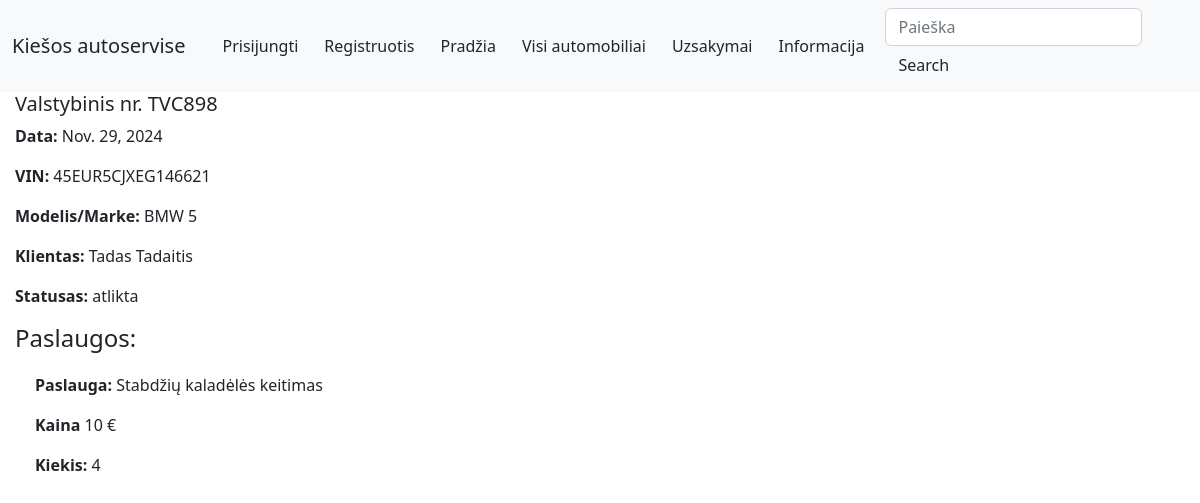
/autoservice/uzsakymai/5, run on an earlier commit of the app's database.
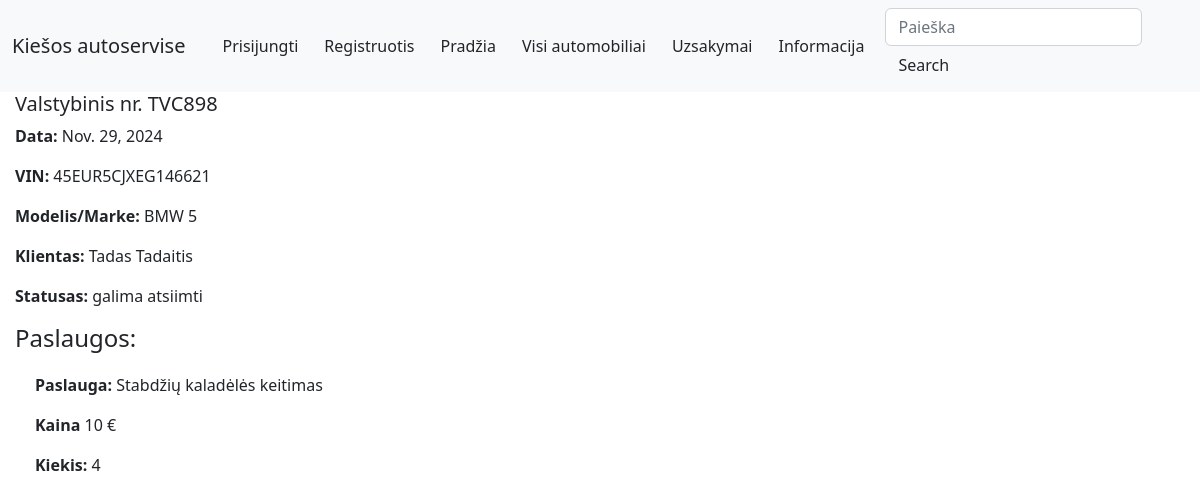
And on a later commit of the database.
### autoservice/models.py (models this page shows, shortened)
class Uzsakymas(models.Model):
    data = models.DateField('Data', null=True, blank=True)
    automobilis_id = models.ForeignKey('Automobilis', on_delete=models.CASCADE, null=False)
    bus_sutvarkyta = models.DateField('Bus sutvarkyta', null=True, blank=True)
    savininkas = models.ForeignKey(User, on_delete=models.SET_NULL, null=True, blank=True)
    LOAN_STATUS = (
        ('uzregistruotas', 'Uzregistruota'),
        ('eileje', 'Eileje'),
        ('tvarkomas', 'Tvarkoma'),
        ('galima atsiimti', 'Galima atsiimti'),
        ('atlikta', 'Atlikta'),
    )
    status = models.CharField(
        max_length=20,
        choices=LOAN_STATUS,
        blank=True,
        default='Uzregistruotas',
        help_text='Statusas',
    )
    class Meta:
        ordering = ['bus_sutvarkyta']
        verbose_name_plural = "Uzsakymai"
    def display_automobilis_val_nr(self):
        return self.automobilis_id.valstybinis_nr
    display_automobilis_val_nr.short_description = 'Valstybinis NR.'
    def display_automobilis_vin(self):
        return self.automobilis_id.vin_kodas
    display_automobilis_vin.short_description = 'VIN Kodas.'
    def display_automobilis_client(self):
        return self.automobilis_id.klientas
    display_automobilis_client.short_description = 'Klientas'
    def display_automobilis_marke(self):
        return self.automobilis_id.automobilio_modelis_id
    display_automobilis_marke.short_description = 'Gamintojas/Marke'

class Automobilis(models.Model):
    valstybinis_nr = models.CharField('Valstybinis_NR', max_length=15, help_text='Iveskite Valstybini nr.(pvz AAA000)')
    automobilio_modelis_id = models.ForeignKey('AutomobiloModelis', on_delete=models.CASCADE, null=False,related_name='automobiliomodelis')
    vin_kodas = models.CharField('VIN_Kodas', max_length=17, help_text='Iveskite VIN (pvz.3C6UR5CJXEG146621)')
    klientas = models.CharField('Klientas', max_length=100, help_text='Vardas Pavarde pvz(Juozas Juozaitis)')
    aprasymas = HTMLField('Aprasymas',help_text='Aprasymas',null=True)
    cover = models.ImageField('Viršelis', upload_to='covers', null=True,blank=True)
    def display_automobilis_modelis(self):
        return f'{self.automobilio_modelis_id.marke} {self.automobilio_modelis_id.modelis}'
    display_automobilis_modelis.short_description = 'Automobilis'
    class Meta:
        verbose_name_plural = "Automobiliai"

class AutomobiloModelis(models.Model):
    marke = models.CharField('Markė', max_length=100, help_text='Iveskite markę (pvz. Ford )')
    modelis = models.CharField('Modelis', max_length=100, help_text='Iveskite modelį (pvz. Focus )')
    def __str__(self):
        return f'{self.marke} {self.modelis}'
    class Meta:
        verbose_name = 'Automobilio Modelis'
        verbose_name_plural = 'Automobilio modeliai'

### autoservice/views.py (the view)
# urls.py: path('uzsakymai/<int:pk>', views.UzsakymasDetailView.as_view(), name='uzsakymas-detail'),
class UzsakymasDetailView(generic.DetailView):
    model = Uzsakymas
    template_name = 'uzsakymas_detail.html'

### autoservice/templates/uzsakymas_detail.html
{% extends "base.html" %}
{% block content %}
<h5>Valstybinis nr. {{ uzsakymas.automobilis_id.valstybinis_nr }}</h5>
<p><strong>Data: </strong> {{ uzsakymas.data }}</p>
<p><strong>VIN: </strong>{{ uzsakymas.automobilis_id.vin_kodas }}</p>
<p><strong>Modelis/Marke: </strong>{{ uzsakymas.automobilis_id.automobilio_modelis_id }}</p>
<p><strong>Klientas: </strong>{{ uzsakymas.automobilis_id.klientas }}</p>
<p><strong>Statusas: </strong>{{ uzsakymas.status }}</p>
<h4>Paslaugos:</h4>
{% for eilute in uzsakymas.uzsakymoeilute_set.all %}
<div style="margin-left:20px;margin-top:20px">
  <p><strong>Paslauga:</strong> {{ eilute.paslauga_id.pavadinimas }} </p>
  <p><strong>Kaina</strong> {{ eilute.paslauga_id.kaina }} €</p>
  <p><strong>Kiekis:</strong> {{ eilute.kiekis }}</p>
</div>
{% endfor %}
{% endblock %}

What changed in the data, as far as the page shows it:
changed Uzsakymas "TVC898": status "atlikta" → "galima atsiimti"
